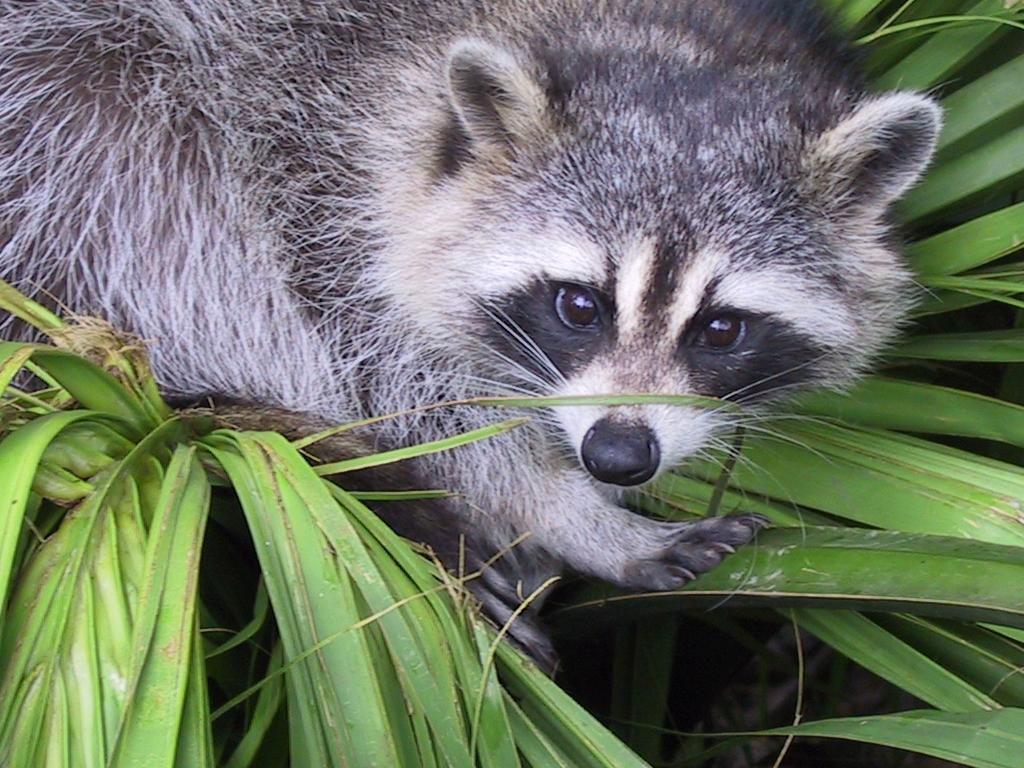
#> input picture Array/ex04/animal.jpeg, 1024 x 768 px
$ python rotate.py
#> lines starting #> are read from the running program, lines starting #| are printed output that depends on the picture
### Array/ex02/load_image.py
from PIL import Image
import numpy as np
import os


def ft_load(path: str):
    """
    Load an image, prints its format, and its pixelscontent in RGB format.
    """
#> called with path = 'animal.jpeg'
    try:
        if not path.lower().endswith(('.jpg', '.jpeg')):
            raise ValueError(
                "Unsupported file format. Only .jpg and .jpeg are allowed."
            )
        if not os.path.exists(path):
            raise FileNotFoundError(f"The file {path} does not exist.")
        img = Image.open(path)
#> img is the input picture: PIL image 1024x768 RGB; mean R, G, B 110.7, 117.7, 102.1
        img = np.array(img)
        print(f"The shape of image is: {img.shape}")
#| The shape of image is: (768, 1024, 3)
        return img
    except (ValueError, FileNotFoundError) as e:
        print(f"An error occurred: {e}")
        return None

### Array/ex04/rotate.py
from load_image import ft_load
import matplotlib.pyplot as plt
import numpy as np


def display_image(image):
    """
    Display the image using matplotlib.
    """
    try:
        plt.imshow(image, cmap='gray')
        plt.show()
    except KeyboardInterrupt:
        print("Image display interrupted by user.")


def zoom(xmin=450, xmax=850, ymin=150, ymax=550):
    """
    Zooms into a specified region of the image.
    """

    image = ft_load("animal.jpeg")
    if image is None:
        print("No image to zoom.")
        return None

    height, width, _ = image.shape
#> height = 768; width = 1024
    xmin = max(0, min(xmin, width - 1))
#> xmin = 450
    xmax = max(0, min(xmax, width - 1))
#> xmax = 850
    ymin = max(0, min(ymin, height - 1))
#> ymin = 150
    ymax = max(0, min(ymax, height - 1))
#> ymax = 550
    if xmin >= xmax or ymin >= ymax:
        print("Invalid zoom coordinates.")
        return None
    if xmax - xmin != ymax - ymin:
        print("Zoom region must be square.")
        return None
    zoomed_image = image[ymin:ymax, xmin:xmax, 0:1]
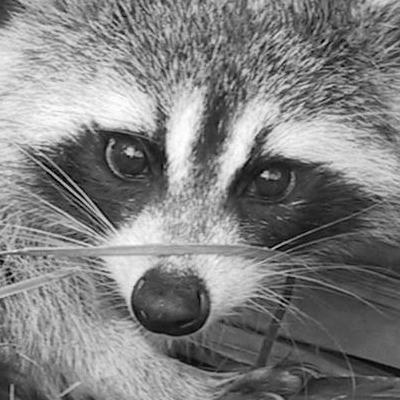
#> zoomed_image: shape (400, 400, 1); min 0, max 255, mean 128.1
    print(f"The shape of image is: {zoomed_image.shape}")
#| The shape of image is: (400, 400, 1)
    print(zoomed_image)
#> (printed output is left out)
    return zoomed_image


def transpose_image(img):
    """
    Transpose the zoomed image.
    """
    transpose = []
    for x in range(img.shape[1]):
        row = []
        for y in range(img.shape[0]):
            row.append(img[y][x][0])
        transpose.append(row)
#> after the loop, transpose = 400 items
    return np.array(transpose)
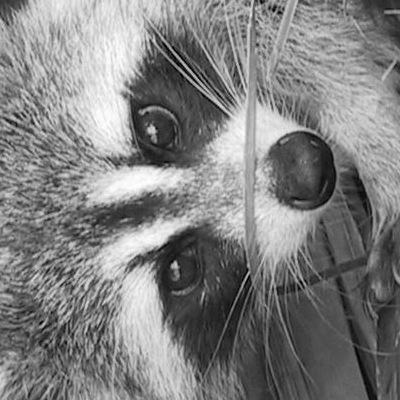
#> returned value: shape (400, 400); min 0, max 255, mean 128.1


def main():
    """
    Main function to execute the zoom and transpose operations.
    """
    img = zoom()
    if img is not None:
        transposed_img = transpose_image(img)
        print(f"New shape after Transpose: {transposed_img.shape}")
#| New shape after Transpose: (400, 400)
        print(transposed_img)
#> (printed output is left out)
        display_image(transposed_img)
    else:
        print("Zoom operation failed.")


if __name__ == "__main__":
    main()
